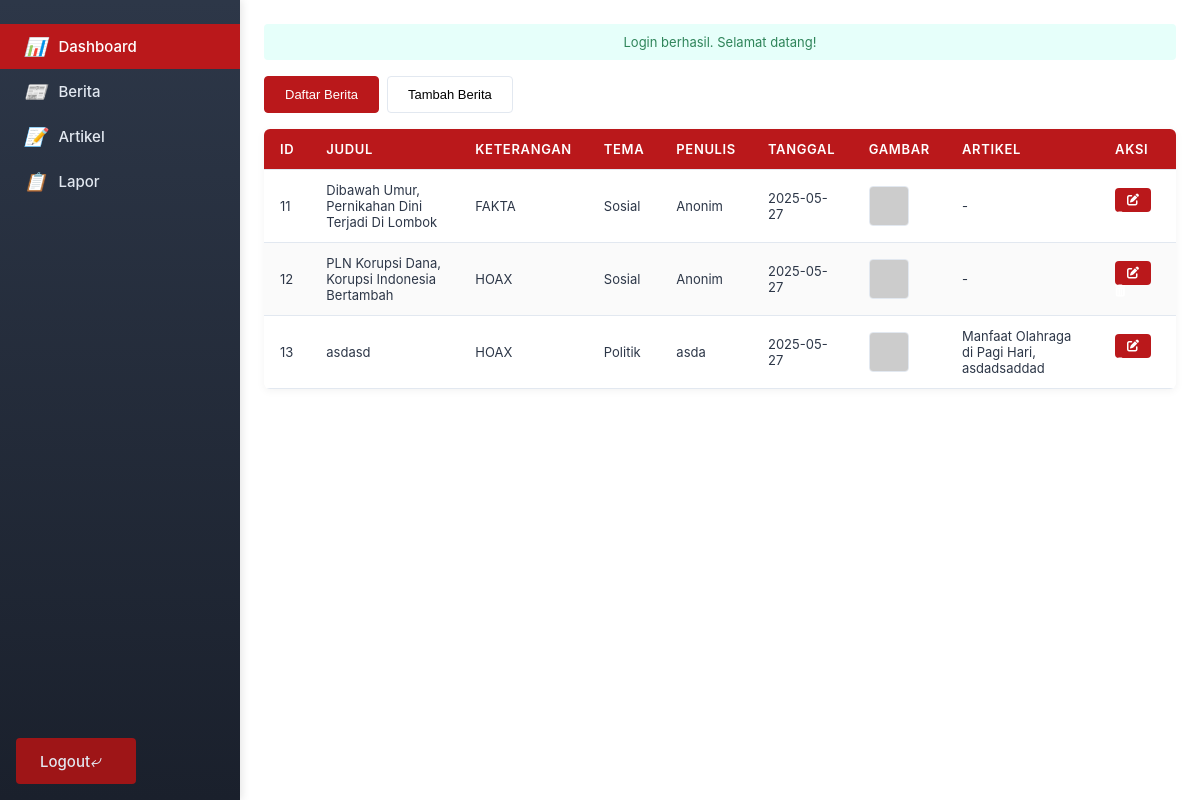
/projekfixhoax/index.php?action=admin/news (signed in), run on the app's committed database.
### tables this page shows
CREATE TABLE `news` (
  `id` int(11) NOT NULL,
  `judul` varchar(255) NOT NULL,
  `isi` text DEFAULT NULL,
  `klarifikasi` text NOT NULL,
  `keterangan` enum('HOAX','FAKTA') NOT NULL,
  `penulis` varchar(100) DEFAULT NULL,
  `tanggal` date DEFAULT NULL,
  `tema` enum('Politik','Kesehatan','Teknologi','Ekonomi','Pendidikan','Lingkungan','Sosial','Pemerintahan') NOT NULL,
  `artikel` longtext NOT NULL CHECK (json_valid(`artikel`)),
  `gambar` varchar(255) DEFAULT NULL,
  `views` int(11) DEFAULT 0
);

### projekfixhoax/controllers/AdminNewsController.php (called while the page is built, shortened)
<?php
require_once 'models/News.php';
require_once 'models/Article.php';
class AdminNewsController
{
    private $newsModel;
    private $articleModel;
    private $per_page = 10;
    public function __construct()
    {
        try {
            $this->newsModel = new News();
            $this->articleModel = new Article();
        } catch (Exception $e) {
            $_SESSION['error'] = 'Gagal mengakses database. Silakan coba lagi nanti.';
            error_log("AdminNewsController: Initialization error: " . $e->getMessage(), 3, __DIR__ . '/../public/errors.log');
            header("Location: index.php?action=auth/login");
            exit();
        }
    }
    public function index()
    {
        $page = filter_input(INPUT_GET, 'page', FILTER_VALIDATE_INT) ?: 1;
        $page = max(1, $page);
        try {
            $news_result = $this->newsModel->getNewsPaginated($page, $this->per_page, '');
            $news_data = $news_result['news'];
            $article_data = $this->articleModel->getAllArticles();
            require_once 'views/admin/admin_news.php';
        } catch (Exception $e) {
            $_SESSION['error'] = 'Gagal memuat data berita. Silakan coba lagi nanti.';
            error_log("AdminNewsController: Index error: " . $e->getMessage(), 3, __DIR__ . '/../public/errors.log');
            header("Location: index.php?action=auth/login");
            exit();
        }
    }
}
?>

### projekfixhoax/models/News.php (called while the page is built, shortened)
<?php
require_once 'config/database.php';
class News
{
    private $db;
    public function __construct()
    {
        $database = new Database();
        $this->db = $database->getConnection();
    }
    public function getNewsPaginated($page, $per_page, $search = '')
    {
        $offset = ($page - 1) * $per_page;
        $search = "%$search%";
        $count_stmt = $this->db->prepare("SELECT COUNT(*) FROM news WHERE judul LIKE ? OR isi LIKE ?");
        $count_stmt->bind_param("ss", $search, $search);
        $count_stmt->execute();
        $total_items = $count_stmt->get_result()->fetch_row()[0];
        $stmt = $this->db->prepare("SELECT n.* FROM news n WHERE n.judul LIKE ? OR n.isi LIKE ? ORDER BY n.tanggal DESC LIMIT ? OFFSET ?");
        $stmt->bind_param("ssii", $search, $search, $per_page, $offset);
        $stmt->execute();
        $news = $stmt->get_result()->fetch_all(MYSQLI_ASSOC);
        return [
            'news' => $news,
            'total' => $total_items
        ];
    }
}

### projekfixhoax/config/database.php (called while the page is built, shortened)
<?php
class Database {
    private $host = "localhost";
    private $user = "root";
    private $pass = "";
    private $dbname = "fixhoax";
    public function getConnection() {
        $this->conn = null;
        try {
            $this->conn = mysqli_connect($this->host, $this->user, $this->pass, $this->dbname);
        } catch (Exception $e) {
            echo $e->getMessage();
            exit();
        }
        return $this->conn;
    }
}
?>

### projekfixhoax/models/Article.php (called while the page is built, shortened)
<?php
require_once 'config/database.php';
?>
<?php
class Article
{
    private $db;
    public function __construct()
    {
        $database = new Database();
        $this->db = $database->getConnection();
    }
    public function getAllArticles()
    {
        $stmt = $this->db->prepare("SELECT id, judul_artikel, link_artikel FROM artikel");
        $stmt->execute();
        return $stmt->get_result()->fetch_all(MYSQLI_ASSOC);
        $stmt = $this->db->prepare("SELECT id, judul_artikel, link_artikel FROM artikel");
        $result = $stmt->get_result();
        $data = $result->fetch_all(MYSQLI_ASSOC);
        return $data;
    }
}

### projekfixhoax/views/admin/admin_news.php (the view, shortened to what this page needs)
<!DOCTYPE html>
<html lang="en">
<head>
    <link rel="stylesheet" href="../../../projekfixhoax/public/css/admin_base.css">
    <link rel="stylesheet" href="../../../projekfixhoax/public/css/admin_news.css">
    <link rel="stylesheet" href="https://cdnjs.cloudflare.com/ajax/libs/font-awesome/6.4.0/css/all.min.css">
</head>
<body>
    <div class="main-content">
        <?php if (isset($_SESSION['success'])): ?>
            <div class="alert success"><?php echo htmlspecialchars($_SESSION['success']);
                                        unset($_SESSION['success']); ?></div>
        <?php endif; ?>
        <div class="tabs">
            <button class="tab-button" data-tab="news">Daftar Berita</button>
            <button class="tab-button" data-tab="add">Tambah Berita</button>
        </div>
        <div class="news-section" style="display: <?php echo isset($_GET['tab']) && $_GET['tab'] === 'add' ? 'none' : 'block'; ?>;">
            <table class="news-table">
                <thead>
                    <tr>
                        <th>ID</th>
                        <th>Judul</th>
                        <th>Keterangan</th>
                        <th>Tema</th>
                        <th>Penulis</th>
                        <th>Tanggal</th>
                        <th>Gambar</th>
                        <th>Artikel</th>
                        <th>Aksi</th>
                    </tr>
                </thead>
                <tbody>
                    <?php foreach ($news_data as $news): ?>
                        <tr class="clickable" data-id="<?php echo $news['id']; ?>">
                            <td><?php echo htmlspecialchars($news['id']); ?></td>
                            <td><?php echo htmlspecialchars($news['judul']); ?></td>
                            <td><?php echo htmlspecialchars($news['keterangan']); ?></td>
                            <td><?php echo htmlspecialchars($news['tema']); ?></td>
                            <td><?php echo htmlspecialchars($news['penulis']); ?></td>
                            <td><?php echo htmlspecialchars($news['tanggal']); ?></td>
                            <td>
                                <?php
                                $upload_dir = __DIR__ . '/../../public/Uploads/';
                                $gambar_file = htmlspecialchars($news['gambar'] ?? '');
                                $gambar_path = '/projekfixhoax/public/Uploads/' . $gambar_file;
                                $gambar_full_path = $upload_dir . $gambar_file;
                                if (!empty($gambar_file) && file_exists($gambar_full_path)): ?>
                                    <img src="<?php echo $gambar_path; ?>" class="thumbnail" alt="News Image">
                                <?php else: ?>
                                    <img src="https://via.placeholder.com/40" class="thumbnail" alt="No Image">
                                <?php endif; ?>
                            </td>
                            <td>
                                <?php
                                $artikel_ids = [];
                                if (!empty($news['artikel'])) {
                                    if (is_string($news['artikel'])) {
                                        $decoded = json_decode($news['artikel'], true);
                                        if (json_last_error() === JSON_ERROR_NONE && is_array($decoded)) {
                                            $artikel_ids = $decoded;
                                        } else {
                                            error_log("admin_news.php: Invalid JSON in artikel for news ID {$news['id']}: " . $news['artikel'], 3, __DIR__ . '/../../public/errors.log');
                                        }
                                    } elseif (is_array($news['artikel'])) {
                                        $artikel_ids = $news['artikel'];
                                    }
                                }
                                $artikel_titles = [];
                                foreach ($article_data as $artikel) {
                                    if (in_array($artikel['id'], $artikel_ids)) {
                                        $artikel_titles[] = htmlspecialchars($artikel['judul_artikel']);
                                    }
                                }
                                echo !empty($artikel_titles) ? implode(', ', $artikel_titles) : '-';
                                ?>
                            </td>
                            <td class="action-column">
                                <button class="edit-news-btn" data-id="<?php echo $news['id']; ?>" title="Edit Berita">
                                    <i class="fas fa-edit"></i>
                                </button>
                                <a href="?action=admin/news&delete_news=<?php echo $news['id']; ?>" onclick="return confirm('Yakin ingin menghapus?');">
                                    <i class="fas fa-trash-alt"></i>
                                </a>
                            </td>
                        </tr>
                    <?php endforeach; ?>
                </tbody>
            </table>
        </div>
    </div>
</body>
</html>
</html>

### projekfixhoax/public/css/admin_base.css (style rules this page uses)
* { margin: 0; padding: 0; box-sizing: border-box; }
body { font-family: 'Inter', -apple-system, BlinkMacSystemFont, 'Segoe UI', Arial, sans-serif; background-color: #f7fafc; display: flex; color: #2d3748; min-height: 100vh; overflow-x: hidden; }
.main-content { margin-left: 240px; padding: 24px; width: calc(100% - 240px); background-color: #ffffff; min-height: 100vh; position: relative; z-index: 500; }
.alert { padding: 10px; margin-bottom: 16px; border-radius: 4px; font-size: 13px; text-align: center; }
.alert.success { background-color: #e6fffa; color: #2f855a; }
.tabs { display: flex; gap: 8px; margin-bottom: 16px; }
.tab-button { padding: 10px 20px; background-color: #ffffff; border: 1px solid #e2e8f0; border-radius: 4px; cursor: pointer; font-size: 13px; font-weight: 500; transition: background-color 0.2s ease; }
.tab-button.active { background-color: #BA181B; color: #ffffff; border-color: #BA181B; }

### projekfixhoax/public/css/admin_news.css (style rules this page uses)
.news-table { width: 100%; border-collapse: separate; border-spacing: 0; background-color: #ffffff; box-shadow: 0 2px 8px rgba(0, 0, 0, 0.05); border-radius: 6px; overflow: hidden; position: relative; z-index: 600; }
.news-table th, .news-table td { padding: 12px 16px; text-align: left; border-bottom: 1px solid #e2e8f0; font-size: 13px; vertical-align: middle; }
.news-table th { background-color: #BA181B; color: #ffffff; font-weight: 600; text-transform: uppercase; letter-spacing: 0.05em; }
.news-table tr:nth-child(even) { background-color: #fafafa; }
.news-table td a { color: #BA181B; text-decoration: none; font-weight: 500; }
.news-table .thumbnail { width: 40px; height: 40px; object-fit: cover; border-radius: 4px; border: 1px solid #e2e8f0; }
.edit-news-btn, .edit-btn, .close-detail-btn { background-color: #BA181B; color: #ffffff; border: none; padding: 6px 12px; border-radius: 4px; cursor: pointer; font-size: 12px; margin-right: 6px; }
.edit-news-btn i, .fa-trash-alt { color: #ffffff; font-size: 12px; }

### data on the page
news: id "11", judul "Dibawah Umur, Pernikahan Dini Terjadi Di Lombok", keterangan "FAKTA", tema "Sosial", penulis "Anonim", tanggal "2025-05-27"
news: id "12", judul "PLN Korupsi Dana, Korupsi Indonesia Bertambah", keterangan "HOAX", tema "Sosial", penulis "Anonim", tanggal "2025-05-27"
news: id "13", judul "asdasd", keterangan "HOAX", tema "Politik", penulis "asda", tanggal "2025-05-27", artikel_titles "Manfaat Olahraga di Pagi Hari, asdadsaddad"

### other printed values
$_SESSION['success'] "Login berhasil. Selamat datang!"
